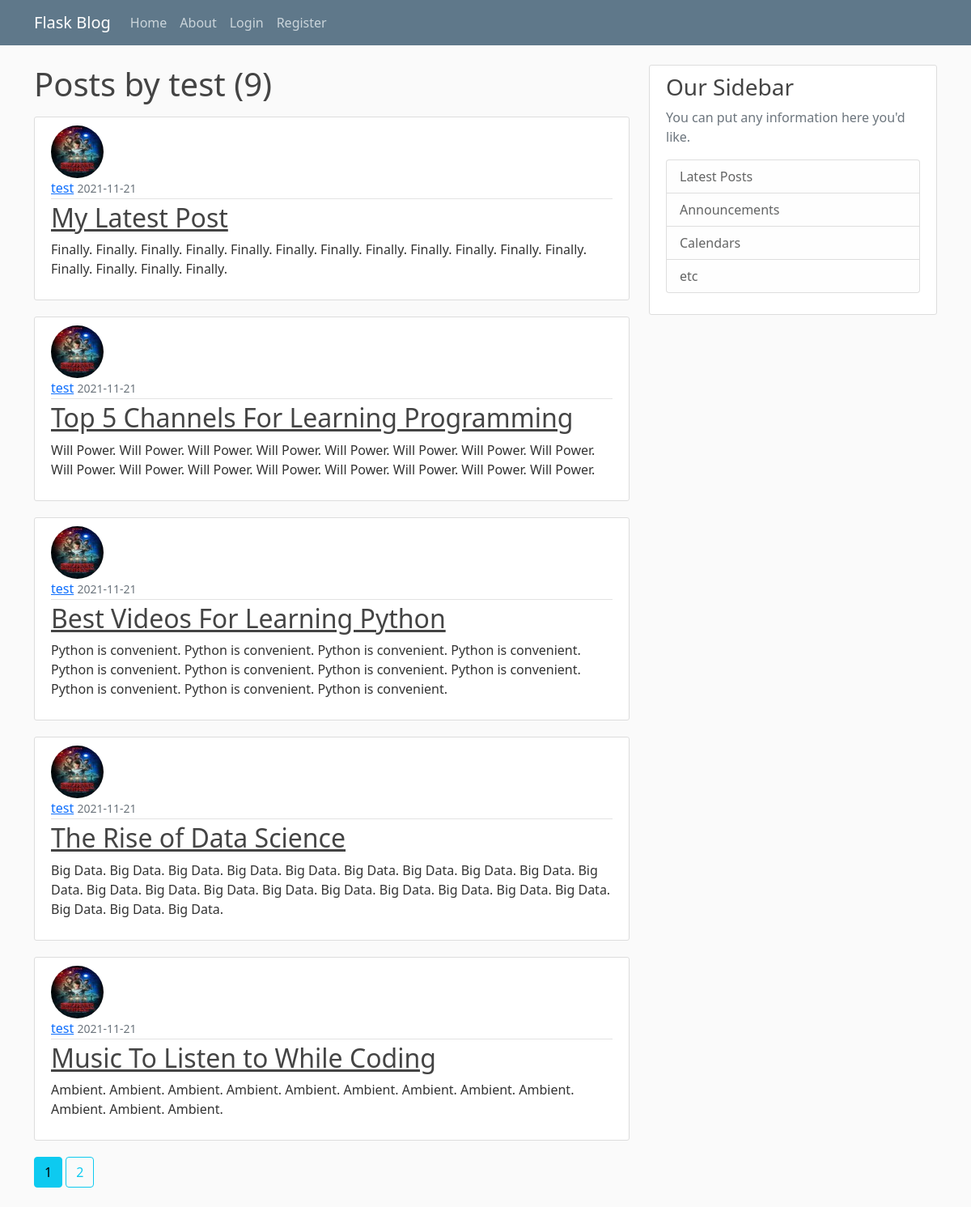
The app's page /user/test with its own data.
### flaskblog/models.py (models this page shows, shortened)
class User(flaskblog.db.Model, UserMixin):
    id = flaskblog.db.Column(flaskblog.db.Integer, primary_key=True)
    username = flaskblog.db.Column(
        flaskblog.db.String(20), unique=True, nullable=False)
    email = flaskblog.db.Column(
        flaskblog.db.String(120), unique=True, nullable=False)
    image_file = flaskblog.db.Column(
        flaskblog.db.String(20), nullable=False, default="default.jpg")  # going to be hashed
    password = flaskblog.db.Column(flaskblog.db.String(60), nullable=False)
    posts = flaskblog.db.relationship("Post", backref="author", lazy=True)

class Post(flaskblog.db.Model):
    id = flaskblog.db.Column(flaskblog.db.Integer, primary_key=True)
    title = flaskblog.db.Column(flaskblog.db.String(100), nullable=False)
    date_posted = flaskblog.db.Column(
        flaskblog.db.DateTime, nullable=False, default=datetime.utcnow)
    content = flaskblog.db.Column(flaskblog.db.Text, nullable=False)
    user_id = flaskblog.db.Column(flaskblog.db.Integer, flaskblog.db.ForeignKey(
        "user.id"), nullable=False)

### flaskblog/routes.py (the view)
@flaskblog.app.route("/user/<string:username>")
def user_posts(username: str) -> str:
    page = flask.request.args.get("page", 1, type=int)
    user = User.query.filter_by(username=username).first_or_404()
    posts = Post.query.filter_by(author=user).order_by(
        Post.date_posted.desc()).paginate(page=page, per_page=5)
    return flask.render_template("user_posts.html", posts=posts, user=user)

### flaskblog/templates/user_posts.html
{% extends "layout.html" %}
{% block content %}
    <h1 class="mb-3">Posts by {{ user.username }} ({{ posts.total }})</h1>
  {% for post in posts.items %}
    <article class="media content-section">
      <img
        class="rounded-circle article-img"
        src="{{url_for('static', filename='profile_pics/' + post.author.image_file)}}"
      />
      <div class="media-body">
        <div class="article-metadata">
          <a class="mr-2" href="{{ url_for('user_posts', username=post.author.username) }}">{{ post.author.username }}</a>
          <small class="text-muted"
            >{{ post.date_posted.strftime("%Y-%m-%d") }}</small
          >
        </div>
        <h2><a class="article-title" href="{{url_for('post', post_id=post.id)}}">{{ post.title }}</a></h2>
        <p class="article-content">{{ post.content }}</p>
      </div>
    </article>
  {% endfor %}
  {% for page_num in posts.iter_pages(left_edge=1, right_edge=1, left_current=1, right_current=2) %}
    {% if page_num %}
      {% if posts.page == page_num %}
        <a href="{{ url_for('user_posts', username=user.username, page=page_num) }}" class="btn btn-info mb-4">{{ page_num }}</a>
      {% else %}
        <a href="{{ url_for('user_posts', username=user.username, page=page_num) }}" class="btn btn-outline-info mb-4">{{ page_num }}</a>
      {% endif %}
    {% else %}
      ...
    {% endif %}
  {% endfor %}
{% endblock content %}

### flaskblog/templates/layout.html (shortened to what this page needs)
<!DOCTYPE html>
<html lang="en">
	<head>
		<link
			href="https://cdn.jsdelivr.net/npm/bootstrap@5.1.3/dist/css/bootstrap.min.css"
			rel="stylesheet"
		/>
        <link rel="stylesheet" type="text/css" href="{{ url_for('static', filename='main.css') }}">
	</head>
	<body>
		<header class="site-header">
			<nav class="navbar navbar-expand-md navbar-dark bg-steel fixed-top">
				<div class="container">
					<a class="navbar-brand mr-4" href="/">Flask Blog</a>
					<div class="collapse navbar-collapse" id="navbarToggle">
						<div class="navbar-nav mr-auto">
							<a class="nav-item nav-link" href="{{ url_for('home') }}">Home</a>
							<a class="nav-item nav-link" href="{{ url_for('about') }}">About</a>
						</div>
						<div class="navbar-nav">
							{% if current_user.is_authenticated %}
								<a class="nav-item nav-link" href="{{url_for('new_post')}}">New Post</a>
								<a class="nav-item nav-link" href="{{ url_for('account') }}">Account</a>
								<a class="nav-item nav-link" href="{{ url_for('logout') }}">Log out</a>
							{% else %}
								<a class="nav-item nav-link" href="{{ url_for('login') }}">Login</a>
								<a class="nav-item nav-link" href="{{ url_for('register') }}"
									>Register</a
								>
							{% endif %}
						</div>
					</div>
				</div>
			</nav>
		</header>
		<main role="main" class="container">
            <div class="row">
              <div class="col-md-8">
                {% block content %}{% endblock %}
              </div>
              <div class="col-md-4">
                <div class="content-section">
                  <h3>Our Sidebar</h3>
                  <p class='text-muted'>You can put any information here you'd like.
                    <ul class="list-group">
                      <li class="list-group-item list-group-item-light">Latest Posts</li>
                      <li class="list-group-item list-group-item-light">Announcements</li>
                      <li class="list-group-item list-group-item-light">Calendars</li>
                      <li class="list-group-item list-group-item-light">etc</li>
                    </ul>
                  </p>
                </div>
              </div>
            </div>
          </main>
	</body>
</html>

### flaskblog/static/main.css (style rules this page uses)
body { background: #fafafa; color: #333333; margin-top: 5rem; }
h1, h2, h3, h4, h5, h6 { color: #444444; }
.bg-steel { background-color: #5f788a; }
.site-header .navbar-nav .nav-link { color: #cbd5db; }
.content-section { background: #ffffff; padding: 10px 20px; border: 1px solid #dddddd; border-radius: 3px; margin-bottom: 20px; }
.article-title { color: #444444; }
.article-content { white-space: pre-line; }
.article-img { height: 65px; width: 65px; margin-right: 16px; }
.article-metadata { padding-bottom: 1px; margin-bottom: 4px; border-bottom: 1px solid #e3e3e3 }

### records on screen
User: username "test"
Post: image_file (picture), author.username "test", date_posted "2021-11-21", title "My Latest Post", content "Finally. Finally. Finally. Finally. Finally. Finally. Finally. Finally. Finally. Finally. Finally. Finally. Finally. Finally. Finally. Finally."
Post: image_file (picture), author.username "test", date_posted "2021-11-21", title "Top 5 Channels For Learning Programming", content "Will Power. Will Power. Will Power. Will Power. Will Power. Will Power. Will Power. Will Power. Will Power. Will Power. Will Power. Will Power. Will Power. Will Power. Will Power. Will Power."
Post: image_file (picture), author.username "test", date_posted "2021-11-21", title "Best Videos For Learning Python", content "Python is convenient. Python is convenient. Python is convenient. Python is convenient. Python is convenient. Python is convenient. Python is convenient. Python is convenient. Python is convenient. Python is convenient. Python is convenient."
Post: image_file (picture), author.username "test", date_posted "2021-11-21", title "The Rise of Data Science", content "Big Data. Big Data. Big Data. Big Data. Big Data. Big Data. Big Data. Big Data. Big Data. Big Data. Big Data. Big Data. Big Data. Big Data. Big Data. Big Data. Big Data. Big Data. Big Data. Big Data. Big Data. Big Data."
Post: image_file (picture), author.username "test", date_posted "2021-11-21", title "Music To Listen to While Coding", content "Ambient. Ambient. Ambient. Ambient. Ambient. Ambient. Ambient. Ambient. Ambient. Ambient. Ambient. Ambient."

### other values on screen
{{ posts.total }} "9"
{{ page_num }} "1"
{{ page_num }} "2"
